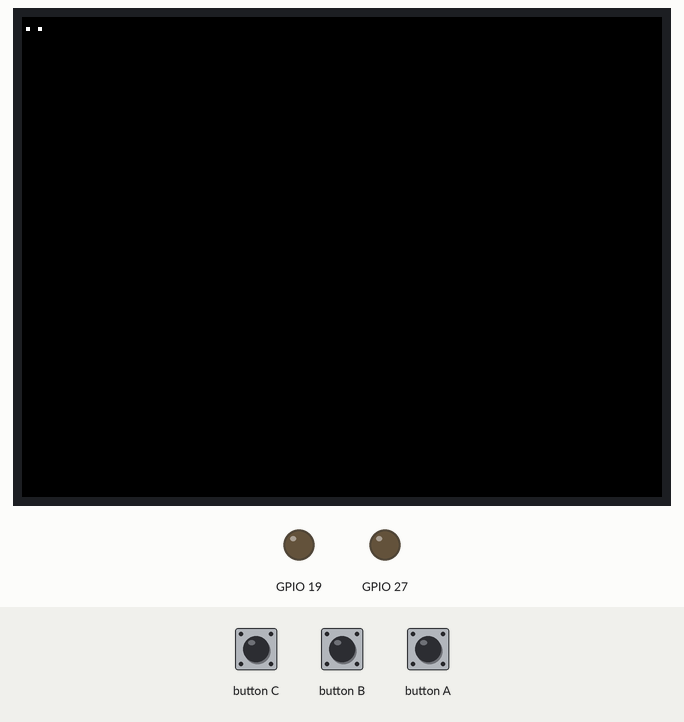
A sketch run on a simulated ESP32. Parts: 320×240 colour display, output pins drawn as LEDs (lit = HIGH). The inputs (shaded band) are chosen by the test bench.

Above: at 1.3 s.
1.4 s: button C pressed for 0.6 s
At 2.0 s:
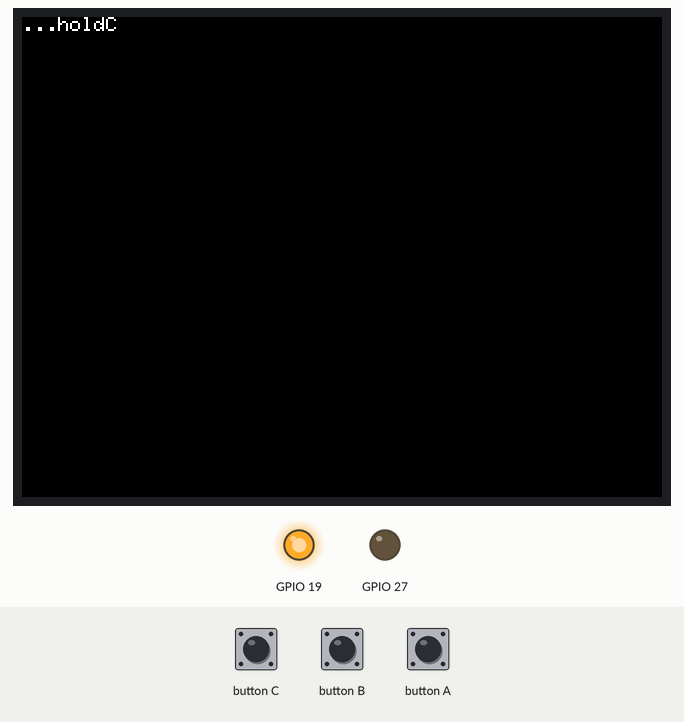
5.0 s: button A pressed for 0.6 s
At 6.8 s:
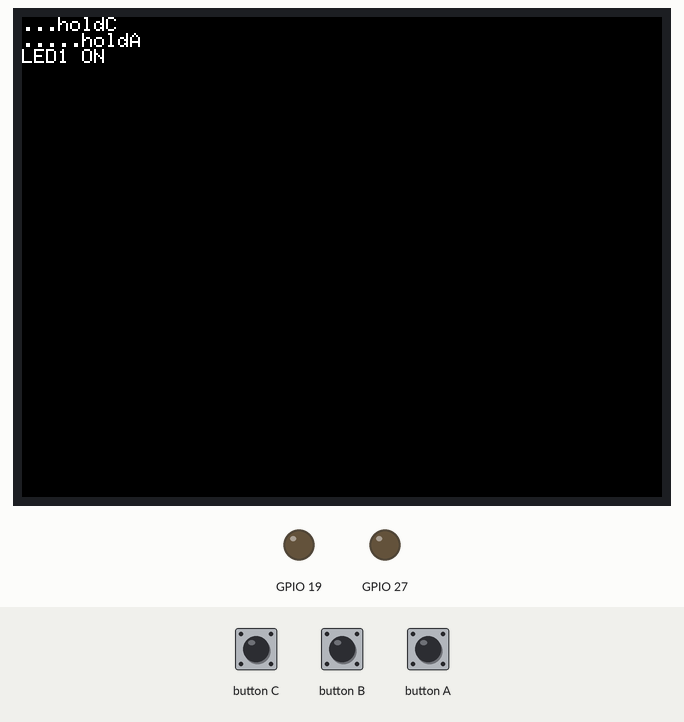
8.6 s: button C pressed for 3.2 s
At 12.7 s:
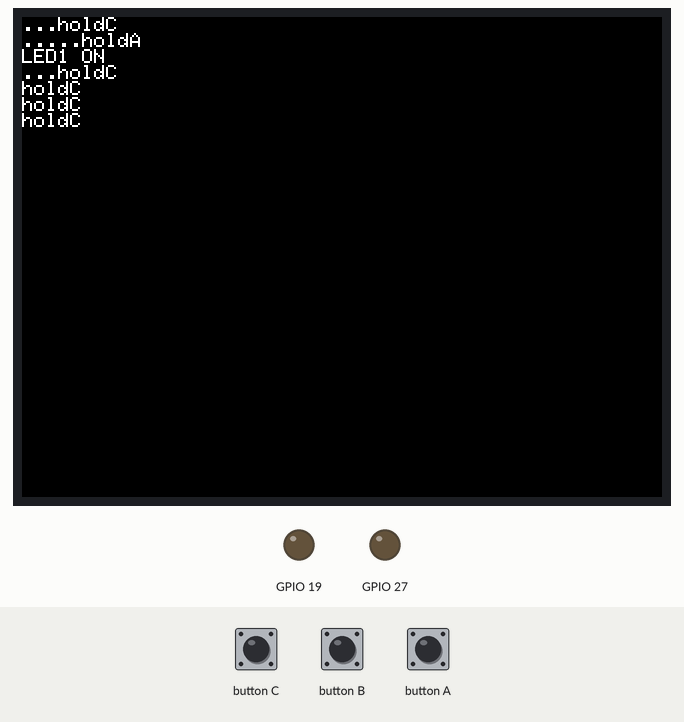
13.3 s: button A pressed for 1 s
At 14.4 s:
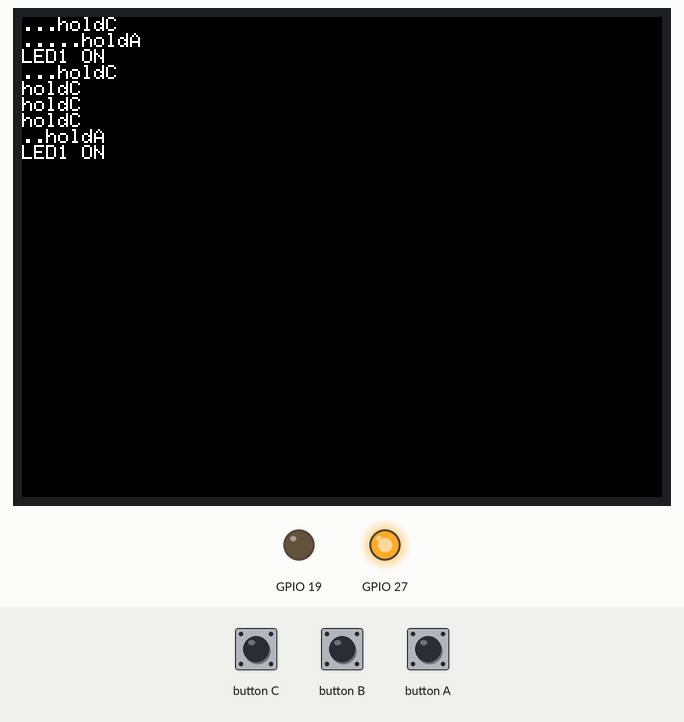
Timing chart, 0 to 16.3 s (numbered marks = the images above; inputs shaded):
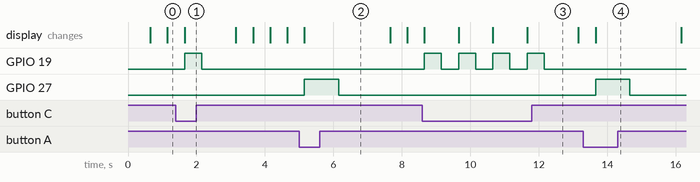

Measured:
- after the input at 1.4 s, GPIO 19: LOW → HIGH after 0.25 s, → LOW 0.50 s later; the display: first differs from a run without the input after 0.25 s (image 1)
- after the input at 5.0 s, GPIO 27: LOW → HIGH after 0.15 s, → LOW 1.0 s later; the display: first differs from a run without the input after 0.15 s (image 2)
- after the input at 8.6 s, GPIO 19: alternates HIGH for 0.50 s and LOW for 0.50 s, 8 changes in all, then stays LOW, starting after 0.06 s
- after the input at 13.3 s, GPIO 27: LOW → HIGH after 0.36 s, → LOW 1.0 s later

The sketch:

Lchica_button.ino
```cpp
#include <M5Unified.h>

void setup() {
  auto cfg = M5.config();
  cfg.serial_baudrate = 9600;

  M5.begin(cfg);
  pinMode(27, OUTPUT);
  pinMode(19, OUTPUT);
}

void loop() {
  M5.update();  //m5stackの状態の更新を検知する
  if (M5.BtnA.isPressed()) {
    M5.Lcd.println("holdA");
    //1個目のLED点灯
    digitalWrite(27, HIGH);
    M5.Lcd.println("LED1 ON");
    delay(1000);

    //1個目のLED消灯
    digitalWrite(27, LOW);
    delay(1000);
  } else if (M5.BtnC.isPressed()) {
    M5.Lcd.println("holdC");
    digitalWrite(19, HIGH);
    delay(500);

    digitalWrite(19, LOW);
    delay(500);
  } else {  //ifが偽のとき
    delay(500);
    M5.Lcd.print(".");
  }
}
```
